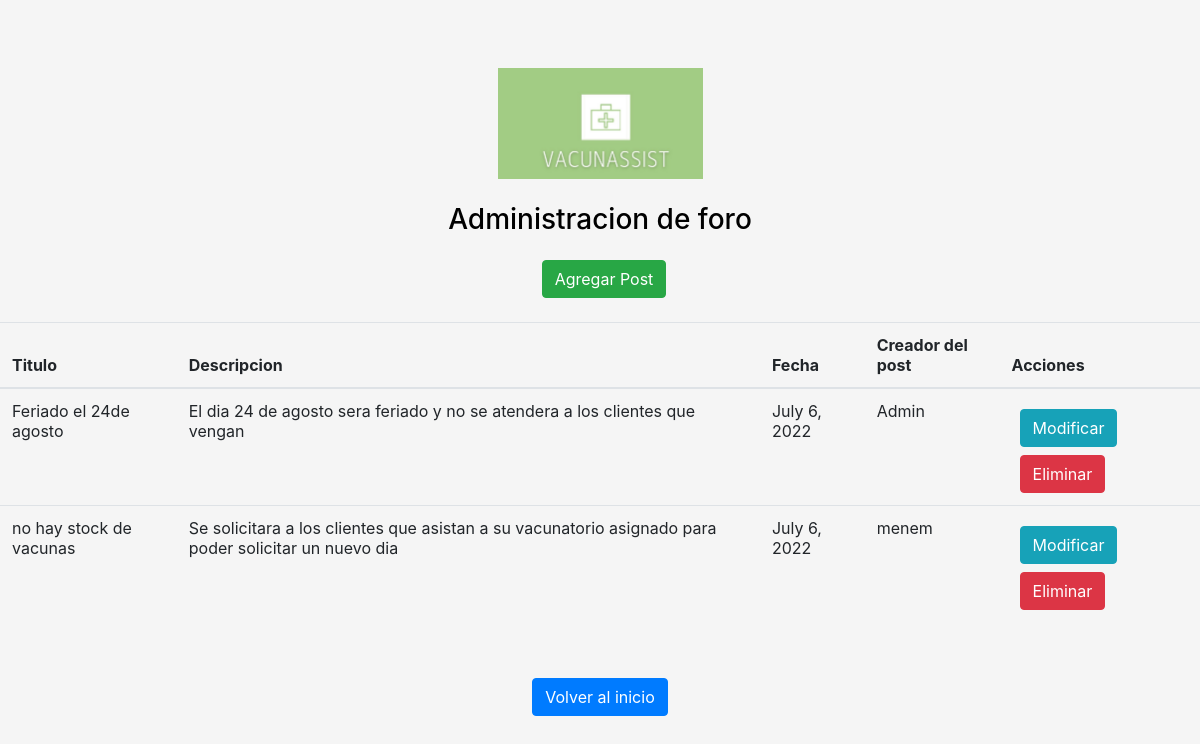
Before: /foroAdmin/ with the older database file.
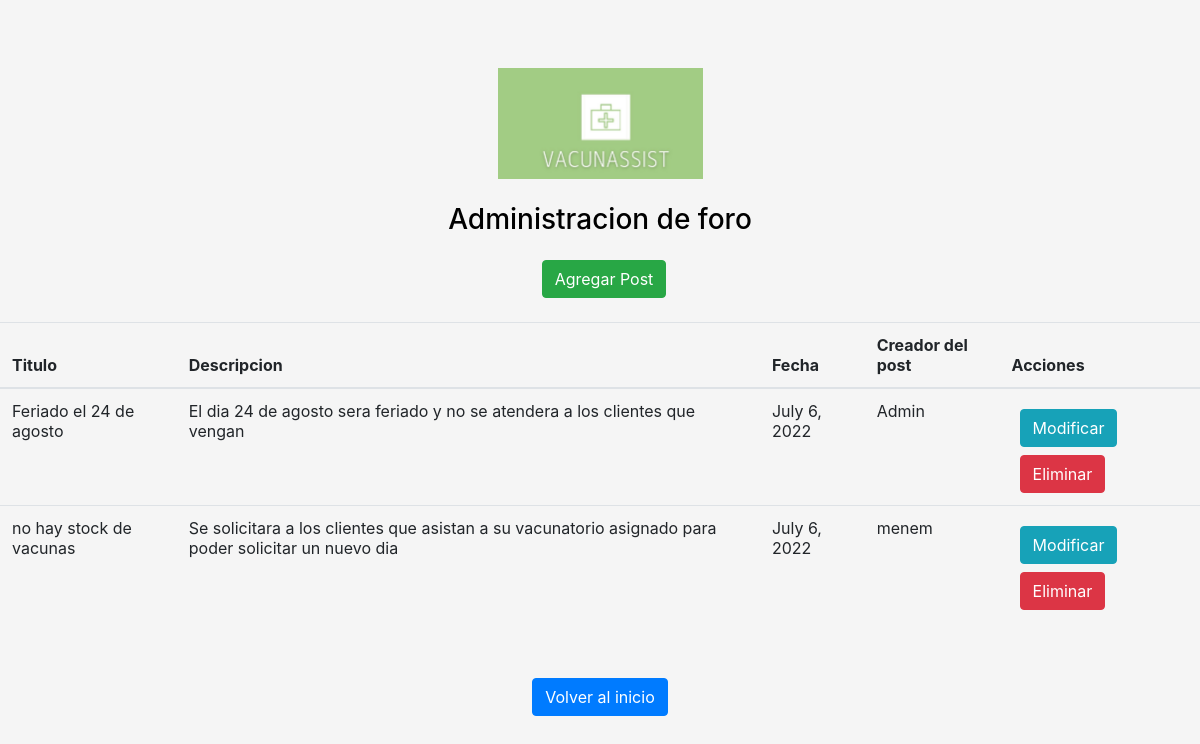
After: the same page with the newer database file.
### gestionVacunatorio/models.py (models this page shows)
class Forum(models.Model):
    user=models.CharField(max_length=30,null=False)
    title=models.CharField(max_length=50)
    description=models.CharField(max_length=200)
    date=models.DateField(default=datetime.today())

### gestionVacunatorio/views.py (the view, shortened to what this page needs)
# urls.py: path("foroAdmin/",ListForum.as_view(), name = "Foro_Admin"),
class ListForum(View):
    template_name = "listForum.html"
    def get(self, request, *args, **kwargs):
        forums = Forum.objects.all()
        if (len(forums) == 0):
            messages.success(request," No hay post creados en la pagina. ")
        return render(request, self.template_name, {'foros': forums})

### gestionVacunatorio/templates/listForum.html (shortened to what this page needs)
<html>
<head>
    <!doctype html>
    <html lang="en">
      <head>
        {% load static %}
        {% load crispy_forms_tags %}
    <link href="{% static 'gestionVacunatorio/vendor/bootstrap/css/bootstrap.min.css'%}" rel="stylesheet">
        <link href="{% static 'gestionVacunatorio/vendor/bootstrap/css/signin.css'%}" rel="stylesheet">
      </head>
      <body class="text-center">
    <main class="m-auto">
        <form method="POST" style="color: black;"> {% csrf_token %}
        <img class="mb-4" src="{% static 'gestionVacunatorio/img/Logo_VacunAssist.jpg' %}" alt="" width="205" height="111">
        <h1 class="h3 mb-3 fw-normal"> Administracion de foro </h1>
        <a class="btn btn-success mt-2 ml-2" href="../crear_post/" name="name">Agregar Post</a>
        <br>
        <br>
        <table class="table">
          <thead>
            <tr>
              <th scope="col"> Titulo </th>
              <th scope="col"> Descripcion </th>
              <th scope="col"> Fecha </th>
              <th scope="col"> Creador del post </th>
              <th scope="col"> Acciones </th>
            </tr>
          </thead>
          <tbody>
            {% for foro in foros %}
            <tr>
              <td>{{ foro.title }}</td>
              <td>{{ foro.description }}</td>
              <td>{{ foro.date }}</td>
              <td>{{ foro.user }}</td>
              <td>
              <a class="btn btn-info mt-2 ml-2" href="../modificar_post/{{foro.id}}" name="name" value="{{foro.id}}">Modificar</a>
              <form method="POST" enctype="multipart/form-data"> {% csrf_token %}
              <button onclick="return confirm('¿Estás seguro de que deseas eliminar este post?');" class="btn btn-danger mt-2 ml-2">Eliminar</button>
              </form>
              </td>
            </tr>
            {% endfor %}
          </tbody>
        </table>
      </form>
      <br>
      <a class="btn btn-primary" href="../HomeAdmin/">Volver al inicio</a>
    </main>
      </body>
    </html>

Changed rows visible on the page:
changed Forum "El dia 24 de agosto sera feriado y no se atendera a los clientes que vengan": title "Feriado el 24de agosto" → "Feriado el 24 de agosto"
